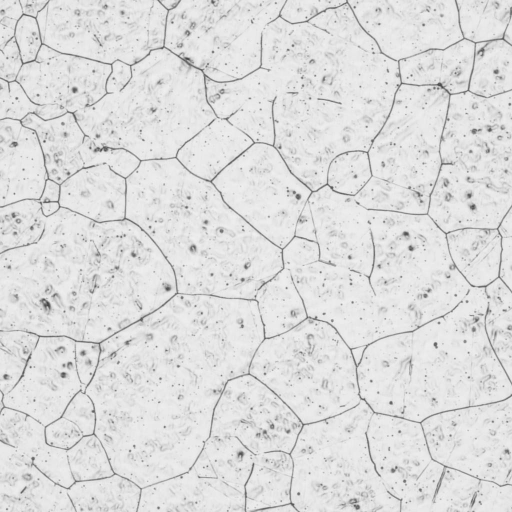
#> input picture images/A-106_S304J3S2  B3C0494401  X100 G.S=5.5.png, 512 x 512 px; its folder holds only this picture in this run
$ python pre_img.py
#> lines starting #> are read from the running program, lines starting #| are printed output that depends on the picture
import cv2
import os
import numpy as np

# 입력 및 출력 폴더 경로
input_folder = 'images'
output_folder = 'pre_img'

# 출력 폴더가 없으면 생성
os.makedirs(output_folder, exist_ok=True)

# 이미지 처리 루프
for filename in os.listdir(input_folder):
    if filename.lower().endswith(('.png', '.jpg', '.jpeg', '.bmp', '.tif', '.tiff')):
        img_path = os.path.join(input_folder, filename)
        img = cv2.imread(img_path)
#> img is the input picture: shape (512, 512, 3); min 70, max 240, mean 221.4

        if img is None:
            print(f"이미지를 불러올 수 없습니다: {filename}")
            continue

        img_rgb = cv2.cvtColor(img, cv2.COLOR_BGR2RGB)

        # 전처리 단계
        filtered_image = cv2.bilateralFilter(img_rgb, -1, 10, 10)
        inverted = cv2.bitwise_not(filtered_image)
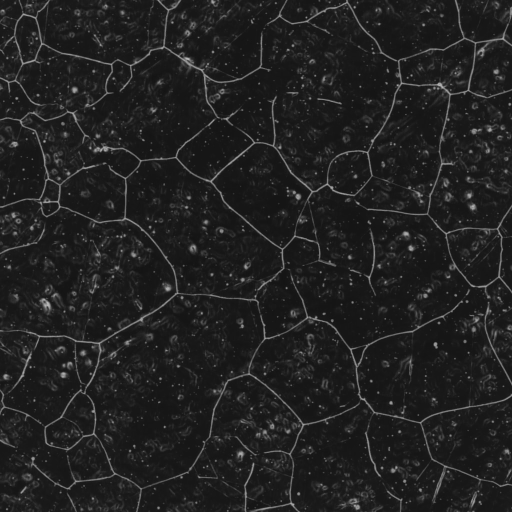
#> inverted: shape (512, 512, 3); min 19, max 183, mean 33.5
        kernel = np.ones((3, 3), np.uint8)
        dilated = cv2.dilate(inverted, kernel, iterations=1)
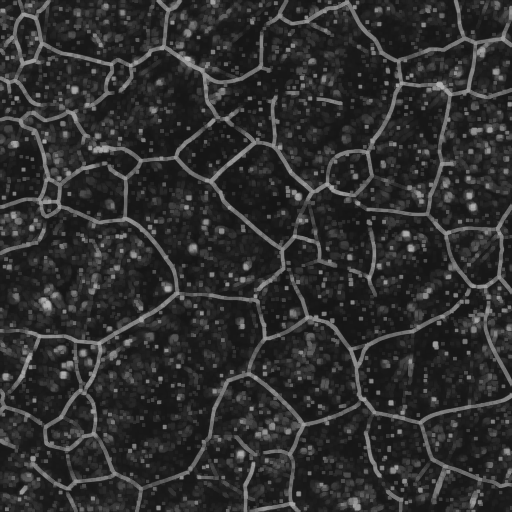
#> dilated: shape (512, 512, 3); min 21, max 183, mean 47.2
        thick_lines = cv2.bitwise_not(dilated)
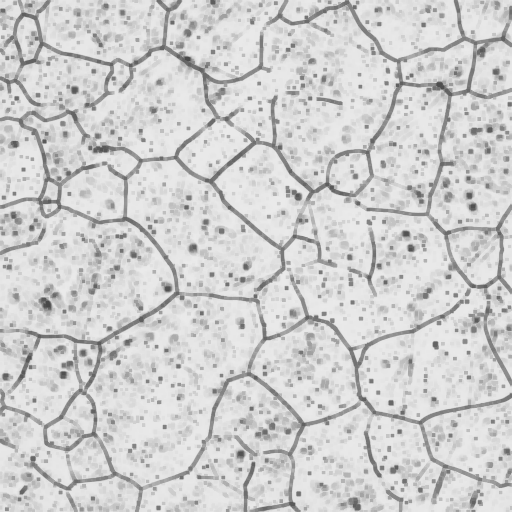
#> thick_lines: shape (512, 512, 3); min 72, max 234, mean 207.8

        # 저장 (RGB를 다시 BGR로 변환 후 저장)
        output_path = os.path.join(output_folder, filename)
        cv2.imwrite(output_path, cv2.cvtColor(thick_lines, cv2.COLOR_RGB2BGR))

        print(f"처리 및 저장 완료: {output_path}")

$ run again, on images/A-123_304LDS1  B3C0477900 X100  G.S=6.5.png
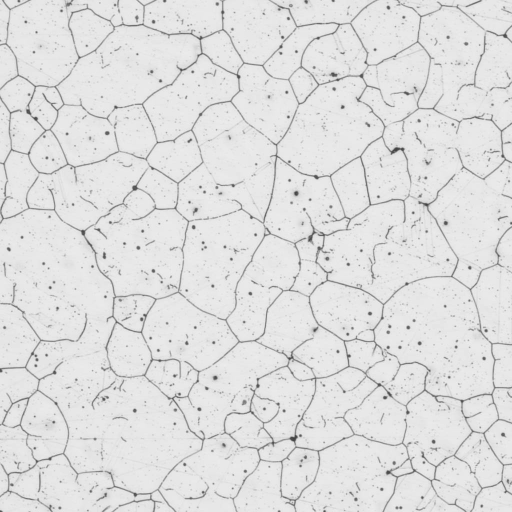
#> input picture images/A-123_304LDS1  B3C0477900 X100  G.S=6.5.png, 512 x 512 px
#> img is the input picture: shape (512, 512, 3); min 65, max 238, mean 223.1
#> `dilated = cv2.dilate(inverted, kernel, iterations=1)`:
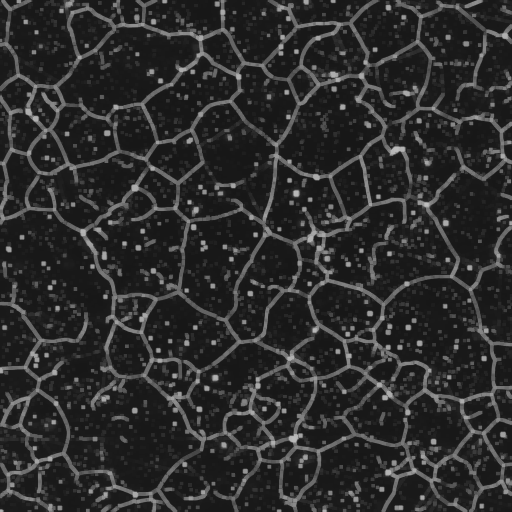
#> dilated: shape (512, 512, 3); min 22, max 190, mean 45
#> `thick_lines = cv2.bitwise_not(dilated)`:
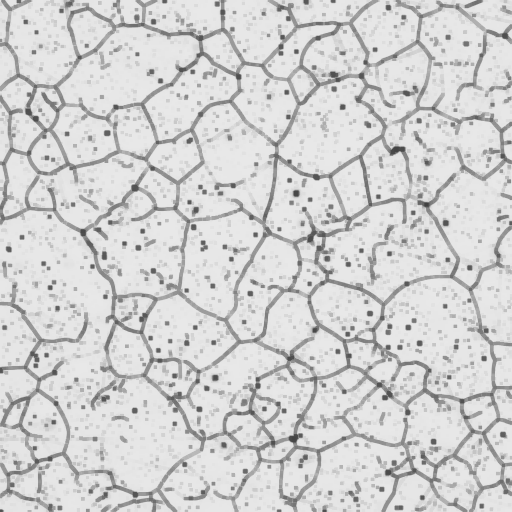
#> thick_lines: shape (512, 512, 3); min 65, max 233, mean 210
